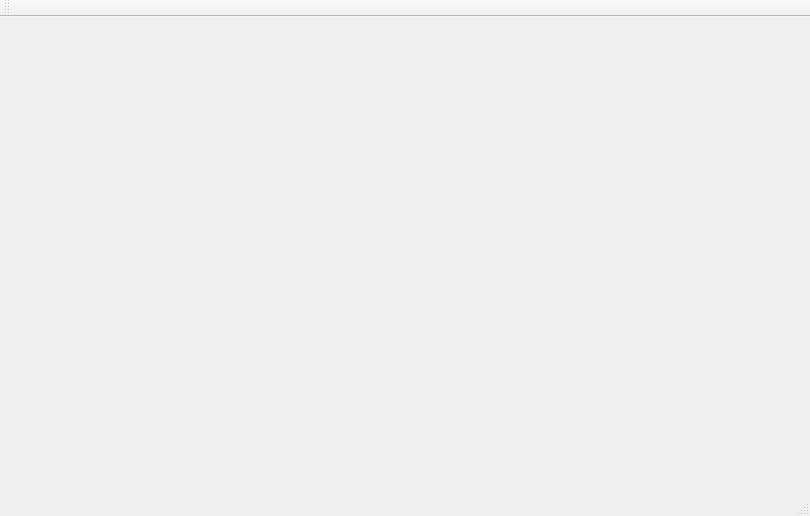
<?xml version="1.0" encoding="UTF-8"?>
<ui version="4.0">
 <class>MainWindow</class>
 <widget class="QMainWindow" name="MainWindow">
  <property name="geometry">
   <rect>
    <x>0</x>
    <y>0</y>
    <width>810</width>
    <height>516</height>
   </rect>
  </property>
  <property name="windowTitle">
   <string>MainWindow</string>
  </property>
  <widget class="QWidget" name="centralwidget">
   <layout class="QGridLayout" name="gridLayout">
    <item row="0" column="0">
     <widget class="EditConfigWidget" name="edit_config_widget" native="true"/>
    </item>
   </layout>
  </widget>
  <widget class="QMenuBar" name="menubar">
   <property name="geometry">
    <rect>
     <x>0</x>
     <y>0</y>
     <width>810</width>
     <height>22</height>
    </rect>
   </property>
  </widget>
  <widget class="QStatusBar" name="statusbar"/>
  <widget class="QToolBar" name="toolBar">
   <property name="windowTitle">
    <string>toolBar</string>
   </property>
   <attribute name="toolBarArea">
    <enum>TopToolBarArea</enum>
   </attribute>
   <attribute name="toolBarBreak">
    <bool>false</bool>
   </attribute>
  </widget>
 </widget>
 <customwidgets>
  <customwidget>
   <class>EditConfigWidget</class>
   <extends>QWidget</extends>
   <header>editconfigwidget.h</header>
   <container>1</container>
  </customwidget>
 </customwidgets>
 <resources/>
 <connections/>
</ui>
